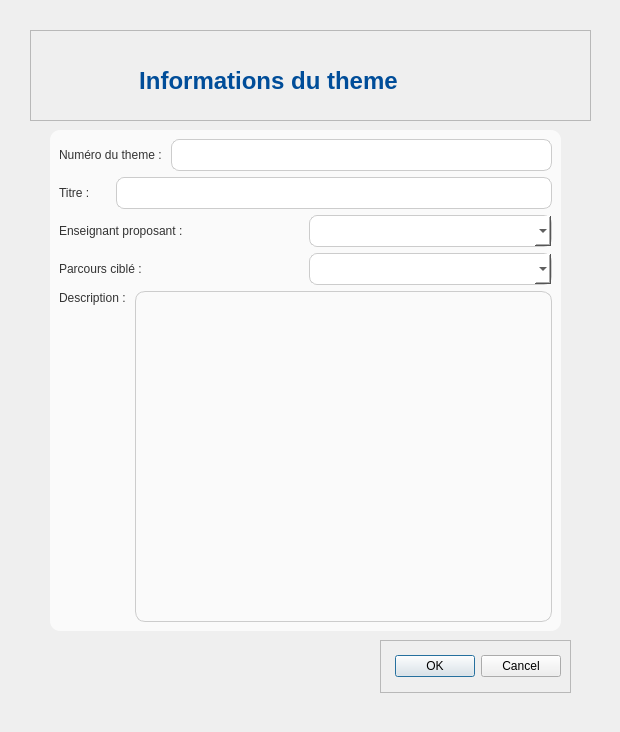
<?xml version="1.0" encoding="UTF-8"?>
<ui version="4.0">
 <class>modif_theme</class>
 <widget class="QDialog" name="modif_theme">
  <property name="geometry">
   <rect>
    <x>0</x>
    <y>0</y>
    <width>620</width>
    <height>732</height>
   </rect>
  </property>
  <property name="windowTitle">
   <string>Dialog</string>
  </property>
  <widget class="QWidget" name="widget" native="true">
   <property name="geometry">
    <rect>
     <x>0</x>
     <y>30</y>
     <width>611</width>
     <height>671</height>
    </rect>
   </property>
   <widget class="QFrame" name="frame">
    <property name="geometry">
     <rect>
      <x>30</x>
      <y>0</y>
      <width>561</width>
      <height>91</height>
     </rect>
    </property>
    <property name="styleSheet">
     <string notr="true">QLabel#label {
    /* Couleur du texte, cohérente avec votre interface */
    color: #004D99; 
    /* Taille de police beaucoup plus grande */
    font-size: 24px; 
    /* Police en gras */
    font-weight: bold;
    /* Marge interne pour l'espacement */
    padding: 20px 0 10px 20px;
}</string>
    </property>
    <property name="frameShape">
     <enum>QFrame::Shape::StyledPanel</enum>
    </property>
    <property name="frameShadow">
     <enum>QFrame::Shadow::Raised</enum>
    </property>
    <layout class="QVBoxLayout" name="verticalLayout_2">
     <item>
      <widget class="QLabel" name="label">
       <property name="styleSheet">
        <string notr="true"/>
       </property>
       <property name="text">
        <string>           Informations du theme</string>
       </property>
      </widget>
     </item>
    </layout>
   </widget>
   <widget class="QFrame" name="frame_2">
    <property name="geometry">
     <rect>
      <x>50</x>
      <y>100</y>
      <width>511</width>
      <height>501</height>
     </rect>
    </property>
    <property name="styleSheet">
     <string notr="true">QLabel{
color:#333333;
QLabel	font-size:14px;
font: 700 9pt &quot;Segoe UI&quot;;
}
QLineEdit, QComboBox, QTextEdit {
    /* Hauteur standard pour le champ */
    min-height: 30px; 
    /* Arrière-plan */
    background-color: white; 
    /* Bordure fine */
    border: 1px solid #CCCCCC;
    /* Coins légèrement arrondis */
    border-radius: 8px; 
    /* Espace interne pour le texte */
    padding: 0 10px; 
}

/* Style au survol ou à la sélection pour un feedback visuel */
QLineEdit:focus, QComboBox:focus {
    border: 2px solid #007BFF; /* Bordure bleue plus épaisse */
}
QFrame {
    /* Blanc cassé pour le conteneur des champs */
    background-color: #FAFAFA; 
    border-radius: 10px; /* Optionnel : pour les bords internes */
    /* Ajouter un peu d'ombre pour le faire ressortir (un peu plus complexe, mais très bel effet) */
    /* box-shadow: 2px 2px 5px rgba(0, 0, 0, 0.1); */
}</string>
    </property>
    <property name="frameShape">
     <enum>QFrame::Shape::StyledPanel</enum>
    </property>
    <property name="frameShadow">
     <enum>QFrame::Shadow::Raised</enum>
    </property>
    <layout class="QVBoxLayout" name="verticalLayout">
     <item>
      <layout class="QHBoxLayout" name="horizontalLayout">
       <item>
        <widget class="QLabel" name="label_2">
         <property name="text">
          <string>Numéro du theme : </string>
         </property>
        </widget>
       </item>
       <item>
        <widget class="QLineEdit" name="lineEdit"/>
       </item>
      </layout>
     </item>
     <item>
      <layout class="QHBoxLayout" name="horizontalLayout_2">
       <property name="spacing">
        <number>0</number>
       </property>
       <property name="sizeConstraint">
        <enum>QLayout::SizeConstraint::SetDefaultConstraint</enum>
       </property>
       <property name="rightMargin">
        <number>0</number>
       </property>
       <item>
        <widget class="QLabel" name="label_3">
         <property name="text">
          <string>Titre :        </string>
         </property>
        </widget>
       </item>
       <item>
        <widget class="QLineEdit" name="lineEdit_2"/>
       </item>
      </layout>
     </item>
     <item>
      <layout class="QHBoxLayout" name="horizontalLayout_3">
       <item>
        <widget class="QLabel" name="label_4">
         <property name="text">
          <string>Enseignant proposant :  </string>
         </property>
        </widget>
       </item>
       <item>
        <widget class="QComboBox" name="comboBox"/>
       </item>
      </layout>
     </item>
     <item>
      <layout class="QHBoxLayout" name="horizontalLayout_4">
       <item>
        <widget class="QLabel" name="label_5">
         <property name="text">
          <string>Parcours ciblé :</string>
         </property>
        </widget>
       </item>
       <item>
        <widget class="QComboBox" name="comboBox_3"/>
       </item>
      </layout>
     </item>
     <item>
      <layout class="QHBoxLayout" name="horizontalLayout_5">
       <item alignment="Qt::AlignmentFlag::AlignTop">
        <widget class="QLabel" name="label_6">
         <property name="text">
          <string>Description : </string>
         </property>
        </widget>
       </item>
       <item>
        <widget class="QTextEdit" name="textEdit">
         <property name="sizePolicy">
          <sizepolicy hsizetype="Expanding" vsizetype="Preferred">
           <horstretch>0</horstretch>
           <verstretch>0</verstretch>
          </sizepolicy>
         </property>
         <property name="minimumSize">
          <size>
           <width>100</width>
           <height>32</height>
          </size>
         </property>
        </widget>
       </item>
      </layout>
     </item>
    </layout>
   </widget>
   <widget class="QFrame" name="frame_3">
    <property name="geometry">
     <rect>
      <x>380</x>
      <y>610</y>
      <width>191</width>
      <height>53</height>
     </rect>
    </property>
    <property name="styleSheet">
     <string notr="true">QDialogButtonBox{
background-color: #28a745; 
color: white;
 border-radius: 8px;
 font-weight: bold;
 padding: 5px 15px;
}</string>
    </property>
    <property name="frameShape">
     <enum>QFrame::Shape::StyledPanel</enum>
    </property>
    <property name="frameShadow">
     <enum>QFrame::Shadow::Raised</enum>
    </property>
    <layout class="QVBoxLayout" name="verticalLayout_3">
     <item>
      <widget class="QDialogButtonBox" name="buttonBox">
       <property name="orientation">
        <enum>Qt::Orientation::Horizontal</enum>
       </property>
       <property name="standardButtons">
        <set>QDialogButtonBox::StandardButton::Cancel|QDialogButtonBox::StandardButton::Ok</set>
       </property>
      </widget>
     </item>
    </layout>
   </widget>
  </widget>
 </widget>
 <resources/>
 <connections/>
</ui>
